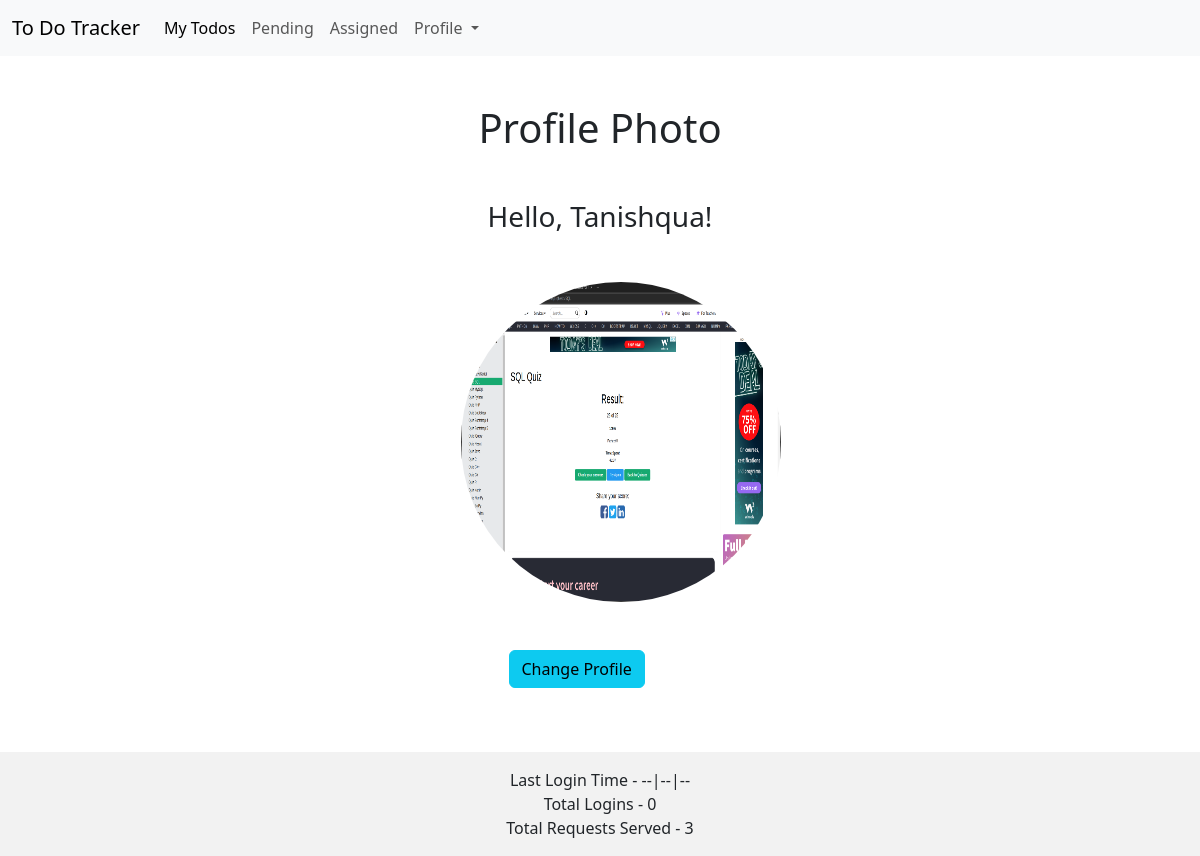
Page /profile/ (signed in) on the earlier database version.
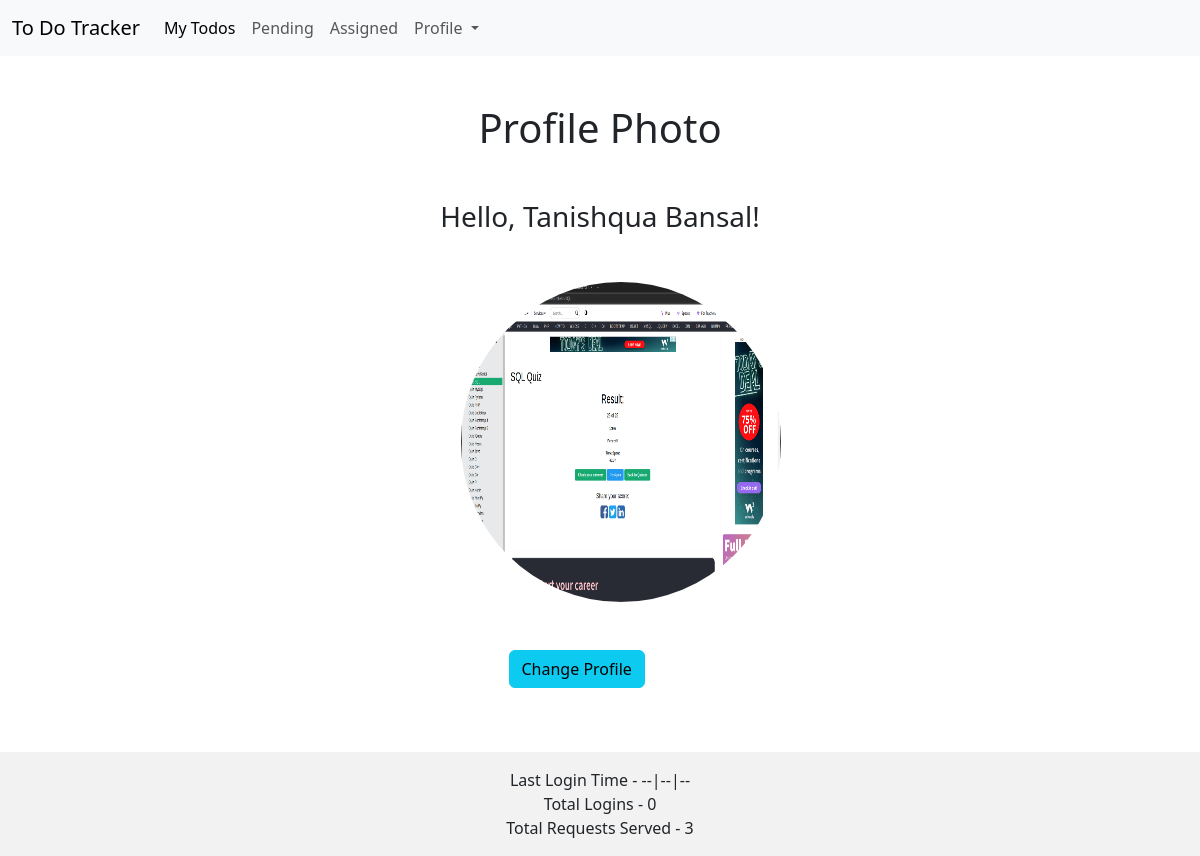
Same page on the later database version.
### app/models.py (models this page shows, shortened)
class ProfilePhoto(models.Model):
    user = models.ForeignKey(User, on_delete=models.CASCADE)
    name = models.CharField(max_length=50)
    photo = models.ImageField(upload_to='profile_pics/')

### app/views.py (the view)
# urls.py: path('profile/', show_profile, name='show_profile'),
@login_required(login_url='login')
def show_profile(request):
    user = User.objects.get(username=request.user)
    profile_obj = ProfilePhoto.objects.filter(user_id=user.id).first()
    if profile_obj:
        path = f'/media/{profile_obj.photo}'
        name = profile_obj.name
    else:
        path='/media/profile_pics/no_profile.png'
        name='Anonymous User'
    return render(request, 'app/profile.html', {'path': path, 'name': name})

### app/templates/app/profile.html
{% extends 'app/base.html' %} {% load crispy_forms_tags %} {% block content %}
<h1 class="d-flex justify-content-center align-items-center mt-5">
  Profile Photo
</h1>
<h3 class="d-flex justify-content-center align-items-center mt-5 mb-5">
  {% block title%} Hello, {{name}}! {% endblock title %}
</h3>
<div class="mx-auto col-lg-3">
  <img
    src="{{path}}"
    alt="Profile Picture"
    height="320"
    width="320"
    style="border-radius: 100%"
  />
  <a class="btn btn-info m-5" href="{% url 'upload_profile' %}">
    Change Profile
  </a>
</div>
{% endblock content %}

### app/templates/app/base.html (shortened to what this page needs)
<!DOCTYPE html>
{% load crispy_forms_tags %}
<html>
<head>
  <link href="https://cdn.jsdelivr.net/npm/bootstrap@5.3.3/dist/css/bootstrap.min.css" rel="stylesheet"
 />
</head>
<body class="d-flex flex-column min-vh-100">
  {% block navbar %} {% include 'app/navbar.html' %} {% endblock %}
  <div class="container">{% block content %} {% endblock content %}</div>
  <footer class="mt-auto pt-3 text-center text-lg-start">
    <div class="text-center p-3" style="background-color: rgba(0, 0, 0, 0.05)">
      {% block footer %} Last Login Time - {{request.last_login}}
      <br />
      Total Logins - {{request.visits}}
      <br />
      Total Requests Served - {{request.total_request}} {% endblock %}
    </div>
  </footer>
  <div class="position-fixed bottom-0 end-0 p-3" style="z-index: 1050">
</body>
</html>

### app/templates/app/navbar.html (shortened to what this page needs)
<nav class="navbar navbar-expand-lg bg-body-tertiary sticky-top">
  <div class="container-fluid">
    <a class="navbar-brand" href="#">To Do Tracker</a>
    <div class="collapse navbar-collapse" id="navbarSupportedContent">
      <ul class="navbar-nav me-auto mb-2 mb-lg-0">
        <li class="nav-item">
          <a class="nav-link active" aria-current="page" href="{% url 'my_todos' %}">My Todos</a>
        </li>
        <li class="nav-item">
          <a class="nav-link" href="{% url 'pending_todos' %}">Pending</a>
        </li>
        <li class="nav-item">
          <a class="nav-link" href="{% url 'assigned' %}">Assigned</a>
        </li>
        <li class="nav-item dropdown">
          <a class="nav-link dropdown-toggle" href="#" role="button" data-bs-toggle="dropdown" aria-expanded="false">
            Profile
          </a>
        </li>
      </ul>
    </div>
  </div>
</nav>

Differences in the rows shown:
changed ProfilePhoto: name "Tanishqua" → "Tanishqua Bansal"
